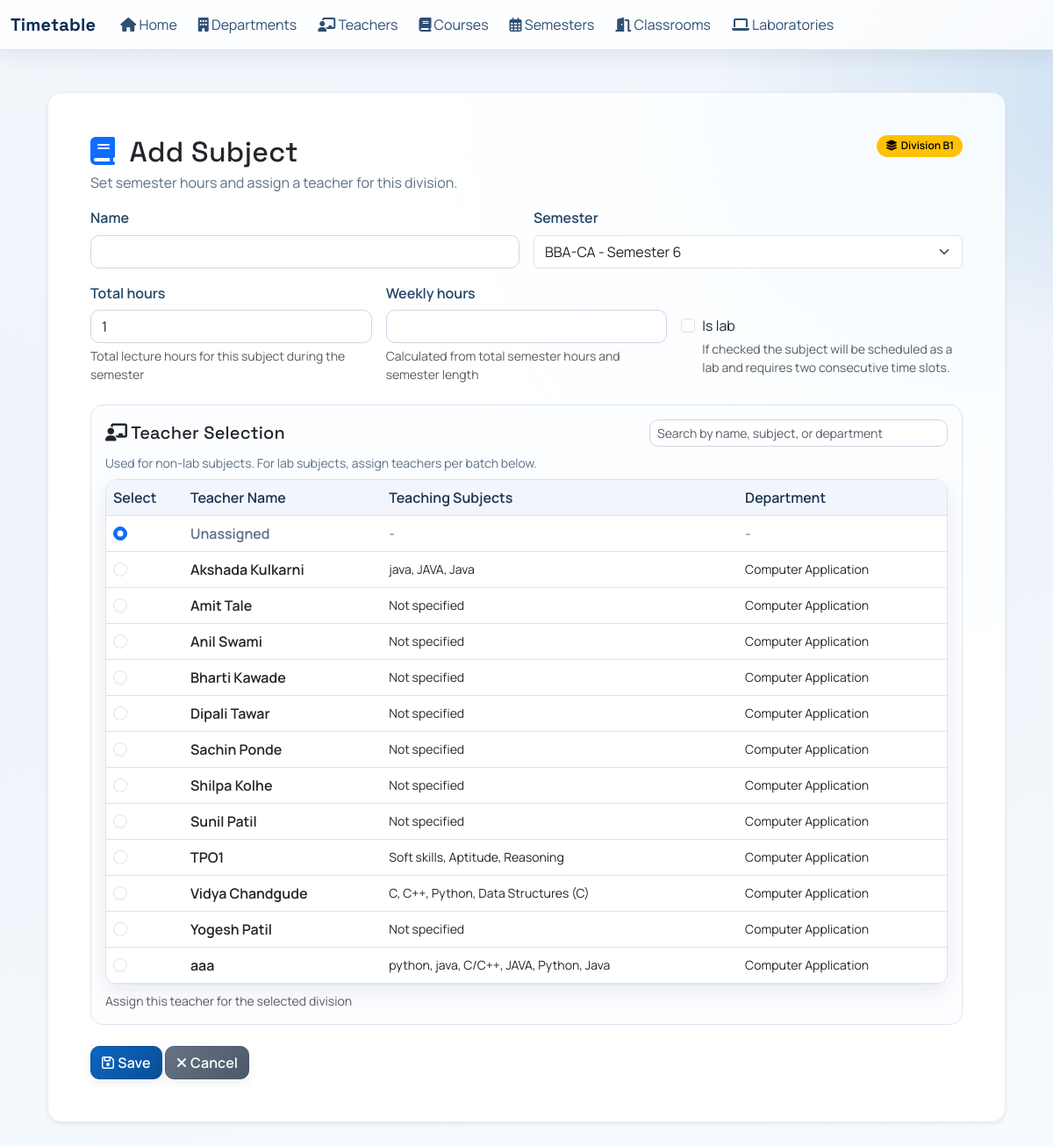
The page /subjects/add/?semester=48&division=28 on the database its author committed.
### scheduler/models.py (models this page shows, shortened)
class Division(models.Model):
    name = models.CharField(max_length=50)
    semester = models.ForeignKey(
        'Semester',
        on_delete=models.CASCADE,
        related_name='divisions',
        null=True,
        blank=True,
        help_text='Semester this division belongs to',
    )
    course = models.ForeignKey(Course, on_delete=models.CASCADE, related_name='course_divisions', null=True, blank=True)
    strength = models.PositiveIntegerField(
        default=0,
        help_text='Number of students in this division'
    )
    class Meta:
        unique_together = ('name', 'semester')
        ordering = ['semester__course', 'semester__number', 'name']

class Teacher(models.Model):
    name = models.CharField(max_length=100)
    email = models.EmailField(unique=True)
    department = models.ForeignKey(
        Department,
        on_delete=models.SET_NULL,
        null=True,
        blank=True,
        related_name='teachers',
    )
    additional_departments = models.ManyToManyField(
        Department,
        blank=True,
        related_name='additional_teachers',
        help_text='Other departments this teacher can teach for',
    )
    known_subject_names = models.TextField(
        blank=True,
        default='',
        help_text='Reference-only subject names entered by user (comma separated).',
    )
    subjects_known = models.ManyToManyField(
        'Subject',
        blank=True,
        related_name='qualified_teachers',
        help_text='Subjects this teacher is capable of teaching',
    )
    def get_known_subject_name_list(self):
        return [
            part.strip()
            for part in re.split(r'[,;\n]+', self.known_subject_names or '')
            if part.strip()
        ]

class Department(models.Model):
    name = models.CharField(max_length=100)
    description = models.TextField(blank=True)

### scheduler/views.py (the view, shortened to what this page needs)
# urls.py: path('subjects/add/', views.SubjectCreateView.as_view(), name='subject_add'),
class SubjectCreateView(CreateView):
    model = Subject
    form_class = SubjectForm
    template_name = 'subject_form.html'
    success_url = reverse_lazy('scheduler:course_list')
    def get_context_data(self, **kwargs):
        ctx = super().get_context_data(**kwargs)
        div_id = self.request.GET.get('division') or self.request.POST.get('division')
        if div_id:
            ctx['division'] = Division.objects.filter(pk=div_id).first()
        return ctx
    def get_form_kwargs(self):
        kwargs = super().get_form_kwargs()
        div_id = self.request.GET.get('division') or self.request.POST.get('division')
        if div_id:
            kwargs['division'] = Division.objects.filter(pk=div_id).first()
        sem_id = self.request.GET.get('semester') or self.request.POST.get('semester')
        if sem_id:
            kwargs['semester_context'] = Semester.objects.select_related('course').filter(pk=sem_id).first()
        course_id = self.request.GET.get('course') or self.request.POST.get('course')
        if course_id:
            kwargs['course_context'] = Course.objects.filter(pk=course_id).first()
        return kwargs
    def get_initial(self):
        initial = super().get_initial()
        sem_id = self.request.GET.get('semester')
        if sem_id:
            sem = Semester.objects.filter(pk=sem_id).first()
            if sem:
                initial['semester'] = sem
                return initial

### scheduler/models.py (called while the page is built)
    def __str__(self):
        return f"{self.course.name} - Semester {self.number}"

### templates/subject_form.html (shortened to what this page needs)
{% extends "base.html" %}
{% block content %}
<div class="container py-4">
    <div class="card subject-form-card shadow-sm">
        <div class="card-body p-4 p-lg-5">
            <div class="d-flex flex-wrap justify-content-between align-items-start gap-2 mb-3">
                <div>
                    <h2 class="mb-1">
                        <i class="fa-solid fa-book me-2 text-primary"></i>
                        {% if form.instance.pk %}Edit{% else %}Add{% endif %} Subject
                    </h2>
                    <p class="text-muted mb-0">Set semester hours and assign a teacher for this division.</p>
                </div>
                {% if division %}
                    <span class="badge rounded-pill text-bg-warning"><i class="fa-solid fa-layer-group me-1"></i>Division {{ division.name }}</span>
                {% endif %}
            </div>
            <form method="post" novalidate>
                <div class="row g-3">
                    <div class="col-md-6">
                        <label for="{{ form.name.id_for_label }}" class="form-label">{{ form.name.label }}</label>
                        {{ form.name }}
                    </div>
                    <div class="col-md-6">
                        <label for="{{ form.semester.id_for_label }}" class="form-label">{{ form.semester.label }}</label>
                        {{ form.semester }}
                    </div>
                    <div class="col-md-4">
                        <label for="{{ form.total_hours.id_for_label }}" class="form-label">{{ form.total_hours.label }}</label>
                        {{ form.total_hours }}
                        {% if form.total_hours.help_text %}<div class="form-text">{{ form.total_hours.help_text }}</div>{% endif %}
                    </div>
                    <div class="col-md-4">
                        <label for="{{ form.weekly_hours.id_for_label }}" class="form-label">{{ form.weekly_hours.label }}</label>
                        {{ form.weekly_hours }}
                        {% if form.weekly_hours.help_text %}<div class="form-text">{{ form.weekly_hours.help_text }}</div>{% endif %}
                    </div>
                    <div class="col-md-4 d-flex align-items-end">
                        <div class="form-check mb-2">
                            {{ form.is_lab }}
                            <label for="{{ form.is_lab.id_for_label }}" class="form-check-label">{{ form.is_lab.label }}</label>
                            {% if form.is_lab.help_text %}<div class="form-text">{{ form.is_lab.help_text }}</div>{% endif %}
                        </div>
                    </div>
                </div>
                {% if form.teacher %}
                    <div id="teacher-selector-panel" class="teacher-selector mt-4">
                        <div class="d-flex flex-wrap justify-content-between align-items-center gap-2 mb-2">
                            <h5 class="mb-0"><i class="fa-solid fa-chalkboard-user me-1"></i>Teacher Selection</h5>
                            <input id="teacher-filter" type="text" class="form-control form-control-sm teacher-filter-input" placeholder="Search by name, subject, or department">
                        </div>
                        <p class="text-muted small mb-2">Used for non-lab subjects. For lab subjects, assign teachers per batch below.</p>
                        <div class="table-responsive">
                            <table class="table align-middle table-hover teacher-selector-table mb-0">
                                <thead>
                                    <tr>
                                        <th style="width: 88px;">Select</th>
                                        <th>Teacher Name</th>
                                        <th>Teaching Subjects</th>
                                        <th>Department</th>
                                    </tr>
                                </thead>
                                <tbody id="teacher-selector-body">
                                    <tr class="teacher-row {% if not form.selected_teacher_id %}selected-row{% endif %}">
                                        <td>
                                            <input type="radio" class="form-check-input teacher-radio" name="teacher" value="" {% if not form.selected_teacher_id %}checked{% endif %}>
                                        </td>
                                        <td class="fw-semibold text-muted">Unassigned</td>
                                        <td class="text-muted">-</td>
                                        <td class="text-muted">-</td>
                                    </tr>
                                    {% for row in form.teacher_rows %}
                                        <tr class="teacher-row {% if form.selected_teacher_id == row.id %}selected-row{% endif %}">
                                            <td>
                                                <input type="radio" class="form-check-input teacher-radio" name="teacher" value="{{ row.id }}" {% if form.selected_teacher_id == row.id %}checked{% endif %}>
                                            </td>
                                            <td>
                                                <div class="fw-semibold">{{ row.name }}{% if row.knows_subject %} (knows this subject){% endif %}</div>
                                            </td>
                                            <td class="small">{{ row.subjects }}</td>
                                            <td class="small">{{ row.departments }}</td>
                                        </tr>
                                    {% empty %}
                                        <tr>
                                            <td colspan="4" class="text-muted"><i class="fa-regular fa-circle-xmark me-1"></i>No eligible teachers found for this department.</td>
                                        </tr>
                                    {% endfor %}
                                </tbody>
                            </table>
                        </div>
                        {% if form.teacher.help_text %}<div class="form-text mt-2">{{ form.teacher.help_text }}</div>{% endif %}
                    </div>
                {% endif %}
                <div class="mt-4">
                    <button type="submit" class="btn btn-primary"><i class="fa-regular fa-floppy-disk me-1"></i>Save</button>
                    <a href="{% if division %}{% url 'scheduler:division_detail' division.id %}{% elif form.instance.pk %}{% url 'scheduler:semester_detail' form.instance.semester.id %}{% elif request.GET.semester %}{% url 'scheduler:semester_detail' request.GET.semester %}{% else %}{% url 'scheduler:course_list' %}{% endif %}" class="btn btn-secondary"><i class="fa-solid fa-xmark me-1"></i>Cancel</a>
                </div>
            </form>
        </div>
    </div>
</div>
{% endblock %}

### static/css/styles.css (style rules this page uses)
:root { --app-bg: #edf3f9; --app-surface: #ffffff; --app-surface-soft: #f8fbff; --app-border: #dbe4f0; --app-text: #10243e; --app-muted: #5c6f87; --app-brand: #0b66c3; --app-brand-strong: #084f96; --app-brand-soft: rgba(11, 102, 195, 0.12); --app-accent: #0f9f8f; --app-danger: #c4384e; --radius-sm: 10px; --radius-md: 14px; --radius-lg: 18px; --shadow-sm: 0 8px 22px rgba(16, 36, 62, 0.08); --shadow-md: 0 16px 38px rgba(16, 36, 62, 0.14); --transition-fast: 180ms ease; --transition-slow: 300ms ease; }
* { box-sizing: border-box; }
html, body { min-height: 100%; }
body { font-family: "Manrope", "Segoe UI", Arial, sans-serif; color: var(--app-text); background: radial-gradient(1600px 750px at -20% -20%, rgba(15, 159, 143, 0.2), transparent 45%), radial-gradient(1400px 680px at 120% 8%, rgba(11, 102, 195, 0.2), transparent 45%), linear-gradient(170deg, #f2f7fc 0%, var(--app-bg) 45%, #f7fbff 100%); margin: 0; overflow-x: hidden; }
h1, h2, h3, h4, h5, h6, .navbar-brand { font-family: "Space Grotesk", "Manrope", sans-serif; letter-spacing: 0.01em; }
.text-muted { color: var(--app-muted) !important; }
p, small { color: inherit; }
a { color: var(--app-brand); transition: color var(--transition-fast); }
.container { transition: transform var(--transition-fast); }
.card { border: 1px solid var(--app-border); border-radius: var(--radius-lg); box-shadow: var(--shadow-sm); background-color: #ffffff; background-image: linear-gradient(180deg, #ffffff 0%, #fbfdff 100%); transition: transform var(--transition-fast), box-shadow var(--transition-slow), border-color var(--transition-fast); }
.table-responsive { border: 1px solid var(--app-border); border-radius: var(--radius-md); background: #fff; box-shadow: var(--shadow-sm); }
.table { margin-bottom: 0; }
.table thead th { font-weight: 700; color: #1a3553; background-color: #f4f8fd; border-bottom: 1px solid var(--app-border); }
form p { margin-bottom: 1rem; }
form p label, .form-label { font-weight: 600; color: #244667; margin-bottom: 0.45rem; }
form input:not([type="checkbox"]):not([type="radio"]):not([type="submit"]):not([type="button"]):not([type="reset"]), form select, form textarea { border-radius: var(--radius-sm); border: 1px solid #cdd8e6; background: #fff; color: var(--app-text); transition: border-color var(--transition-fast), box-shadow var(--transition-fast), transform var(--transition-fast); }
form input[type="checkbox"], form input[type="radio"] { accent-color: var(--app-brand); }
.btn { font-weight: 600; letter-spacing: 0.01em; border-radius: var(--radius-sm); border-width: 1px; box-shadow: 0 4px 12px rgba(25, 50, 86, 0.08); transition: transform var(--transition-fast), box-shadow var(--transition-fast), filter var(--transition-fast); }
.btn-primary { background: linear-gradient(135deg, var(--app-brand) 0%, var(--app-brand-strong) 100%); border-color: var(--app-brand-strong); }
.btn-secondary { background: linear-gradient(135deg, #677483 0%, #4b5868 100%); border-color: #4b5868; }
.badge { border-radius: 999px; padding: 0.4rem 0.62rem; font-weight: 600; }
.reveal-in { opacity: 1; transform: translateY(0); transition: opacity 420ms ease, transform 420ms ease; }

### templates/subject_form.html (style rules this page uses)
.subject-form-card { border-radius: 16px; border: 1px solid #e8ecf4; background: radial-gradient(circle at top right, #f6fbff 0%, #ffffff 45%); }
.teacher-filter-input { max-width: 340px; }
.teacher-selector { border: 1px solid #dbe5f1; border-radius: 14px; padding: 1rem; background: #fcfdff; }
.teacher-selector-table { border-radius: 12px; overflow: hidden; }
.teacher-selector-table thead th { background: #f2f6fc; font-weight: 600; border-bottom: 1px solid #d8e2f0; }
.teacher-row { cursor: pointer; transition: background-color 0.18s ease; }
.teacher-row.selected-row { background-color: #e9f2ff; }

### rows shown on the page
Division: name "B1"
Teacher: name "Akshada Kulkarni"
Department: departments "Computer Application" "Computer Application" "Computer Application" "Computer Application" "Computer Application" "Computer Application" "Computer Application" "Computer Application" "Computer Application" "Computer Application" "Computer Application" "Computer Application"
Teacher: name "Amit Tale"
Teacher: name "Anil Swami"
Teacher: name "Bharti Kawade"
Teacher: name "Dipali Tawar"
Teacher: name "Sachin Ponde"
Teacher: name "Shilpa Kolhe"
Teacher: name "Sunil Patil"
Teacher: name "TPO1"
Teacher: name "Vidya Chandgude"
Teacher: name "Yogesh Patil"
Teacher: name "aaa"

### other values the page prints
{{ row.subjects }} "java, JAVA, Java" "Not specified" "Not specified" "Not specified" "Not specified" "Not specified" "Not specified" "Not specified" "Soft skills, Aptitude, Reasoning" "C, C++, Python, Data Structures (C)" "Not specified" "python, java, C/C++, JAVA, Python, Java"
